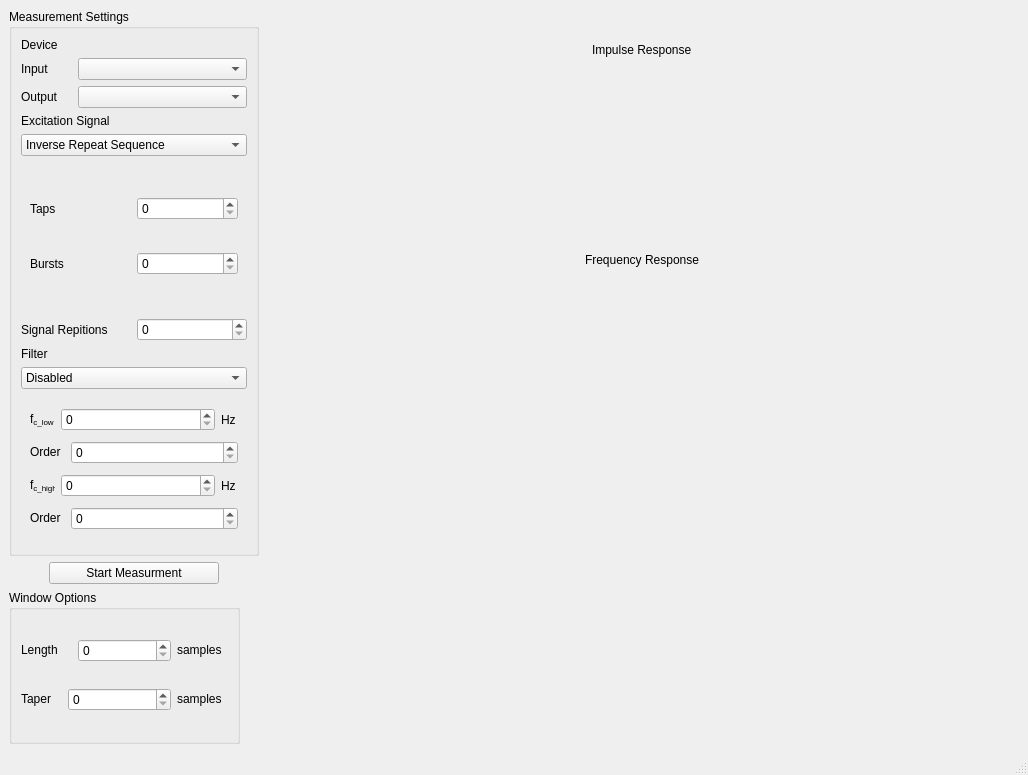
<?xml version="1.0" encoding="UTF-8"?>
<ui version="4.0">
 <class>FrequencyResponse</class>
 <widget class="QMainWindow" name="FrequencyResponse">
  <property name="geometry">
   <rect>
    <x>0</x>
    <y>0</y>
    <width>1028</width>
    <height>775</height>
   </rect>
  </property>
  <property name="minimumSize">
   <size>
    <width>1028</width>
    <height>775</height>
   </size>
  </property>
  <property name="maximumSize">
   <size>
    <width>1028</width>
    <height>775</height>
   </size>
  </property>
  <property name="windowTitle">
   <string>Frequency Response </string>
  </property>
  <widget class="QWidget" name="centralwidget">
   <layout class="QHBoxLayout" name="horizontalLayout_28">
    <item>
     <layout class="QVBoxLayout" name="verticalLayout_10">
      <item>
       <widget class="QGroupBox" name="groupBox">
        <property name="minimumSize">
         <size>
          <width>249</width>
          <height>547</height>
         </size>
        </property>
        <property name="maximumSize">
         <size>
          <width>250</width>
          <height>547</height>
         </size>
        </property>
        <property name="title">
         <string>Measurement Settings</string>
        </property>
        <layout class="QVBoxLayout" name="verticalLayout_8">
         <item>
          <widget class="QLabel" name="label_29">
           <property name="text">
            <string>Device</string>
           </property>
          </widget>
         </item>
         <item>
          <layout class="QHBoxLayout" name="horizontalLayout_26">
           <item>
            <widget class="QLabel" name="label_28">
             <property name="maximumSize">
              <size>
               <width>51</width>
               <height>16777215</height>
              </size>
             </property>
             <property name="text">
              <string>Input</string>
             </property>
            </widget>
           </item>
           <item>
            <widget class="QComboBox" name="inputDevices"/>
           </item>
          </layout>
         </item>
         <item>
          <layout class="QHBoxLayout" name="horizontalLayout_27">
           <item>
            <widget class="QLabel" name="label_30">
             <property name="maximumSize">
              <size>
               <width>51</width>
               <height>16</height>
              </size>
             </property>
             <property name="text">
              <string>Output</string>
             </property>
            </widget>
           </item>
           <item>
            <widget class="QComboBox" name="outputDevices"/>
           </item>
          </layout>
         </item>
         <item>
          <widget class="QLabel" name="label_3">
           <property name="text">
            <string>Excitation Signal</string>
           </property>
          </widget>
         </item>
         <item>
          <widget class="QComboBox" name="signalType">
           <item>
            <property name="text">
             <string>Inverse Repeat Sequence</string>
            </property>
           </item>
           <item>
            <property name="text">
             <string>Maximum Length Sequence</string>
            </property>
           </item>
           <item>
            <property name="text">
             <string>Swept Sine</string>
            </property>
           </item>
           <item>
            <property name="text">
             <string>Low Pass Swept Sine</string>
            </property>
           </item>
          </widget>
         </item>
         <item>
          <widget class="QStackedWidget" name="signalOptions">
           <property name="currentIndex">
            <number>0</number>
           </property>
           <widget class="QWidget" name="page">
            <layout class="QVBoxLayout" name="verticalLayout_4">
             <item>
              <layout class="QHBoxLayout" name="horizontalLayout_19">
               <item>
                <widget class="QLabel" name="label_4">
                 <property name="text">
                  <string>Taps</string>
                 </property>
                </widget>
               </item>
               <item>
                <widget class="QSpinBox" name="numTaps"/>
               </item>
              </layout>
             </item>
             <item>
              <layout class="QHBoxLayout" name="horizontalLayout_6">
               <item>
                <widget class="QLabel" name="label_23">
                 <property name="text">
                  <string>Bursts</string>
                 </property>
                </widget>
               </item>
               <item>
                <widget class="QSpinBox" name="numBursts"/>
               </item>
              </layout>
             </item>
            </layout>
           </widget>
           <widget class="QWidget" name="page_3">
            <layout class="QVBoxLayout" name="verticalLayout_3">
             <item>
              <layout class="QHBoxLayout" name="horizontalLayout_5">
               <item>
                <widget class="QLabel" name="label_5">
                 <property name="minimumSize">
                  <size>
                   <width>22</width>
                   <height>25</height>
                  </size>
                 </property>
                 <property name="maximumSize">
                  <size>
                   <width>22</width>
                   <height>25</height>
                  </size>
                 </property>
                 <property name="text">
                  <string>&lt;html&gt;&lt;head/&gt;&lt;body&gt;&lt;p&gt;f&lt;span style=&quot; vertical-align:sub;&quot;&gt;high&lt;/span&gt;&lt;/p&gt;&lt;/body&gt;&lt;/html&gt;</string>
                 </property>
                </widget>
               </item>
               <item>
                <widget class="QSpinBox" name="upperFreq">
                 <property name="maximum">
                  <number>20000</number>
                 </property>
                </widget>
               </item>
               <item>
                <widget class="QLabel" name="label_8">
                 <property name="minimumSize">
                  <size>
                   <width>17</width>
                   <height>25</height>
                  </size>
                 </property>
                 <property name="maximumSize">
                  <size>
                   <width>17</width>
                   <height>25</height>
                  </size>
                 </property>
                 <property name="text">
                  <string>Hz</string>
                 </property>
                </widget>
               </item>
              </layout>
             </item>
             <item>
              <layout class="QHBoxLayout" name="horizontalLayout_4">
               <item>
                <widget class="QLabel" name="label_6">
                 <property name="maximumSize">
                  <size>
                   <width>27</width>
                   <height>27</height>
                  </size>
                 </property>
                 <property name="text">
                  <string>&lt;html&gt;&lt;head/&gt;&lt;body&gt;&lt;p&gt;T&lt;span style=&quot; vertical-align:sub;&quot;&gt;span&lt;/span&gt;&lt;/p&gt;&lt;/body&gt;&lt;/html&gt;</string>
                 </property>
                </widget>
               </item>
               <item>
                <layout class="QHBoxLayout" name="horizontalLayout_3">
                 <item>
                  <widget class="QSpinBox" name="signalLength">
                   <property name="maximum">
                    <number>99999</number>
                   </property>
                  </widget>
                 </item>
                 <item>
                  <widget class="QLabel" name="label_7">
                   <property name="maximumSize">
                    <size>
                     <width>19</width>
                     <height>25</height>
                    </size>
                   </property>
                   <property name="text">
                    <string>ms</string>
                   </property>
                  </widget>
                 </item>
                </layout>
               </item>
              </layout>
             </item>
            </layout>
           </widget>
          </widget>
         </item>
         <item>
          <layout class="QHBoxLayout" name="horizontalLayout_20">
           <item>
            <widget class="QLabel" name="label_22">
             <property name="text">
              <string>Signal Repitions</string>
             </property>
            </widget>
           </item>
           <item>
            <widget class="QSpinBox" name="numRepititions"/>
           </item>
          </layout>
         </item>
         <item>
          <widget class="QLabel" name="label_9">
           <property name="text">
            <string>Filter</string>
           </property>
          </widget>
         </item>
         <item>
          <widget class="QComboBox" name="filterType">
           <item>
            <property name="text">
             <string>Disabled</string>
            </property>
           </item>
           <item>
            <property name="text">
             <string>Low Pass</string>
            </property>
           </item>
           <item>
            <property name="text">
             <string>High Pass</string>
            </property>
           </item>
           <item>
            <property name="text">
             <string>Band Pass</string>
            </property>
           </item>
          </widget>
         </item>
         <item>
          <widget class="QStackedWidget" name="filterOptions">
           <property name="currentIndex">
            <number>3</number>
           </property>
           <widget class="QWidget" name="page_2"/>
           <widget class="QWidget" name="page_4">
            <layout class="QVBoxLayout" name="verticalLayout_5">
             <item>
              <layout class="QHBoxLayout" name="horizontalLayout_7">
               <item>
                <widget class="QLabel" name="label_10">
                 <property name="minimumSize">
                  <size>
                   <width>25</width>
                   <height>25</height>
                  </size>
                 </property>
                 <property name="maximumSize">
                  <size>
                   <width>27</width>
                   <height>25</height>
                  </size>
                 </property>
                 <property name="text">
                  <string>&lt;html&gt;&lt;head/&gt;&lt;body&gt;&lt;p&gt;f&lt;span style=&quot; vertical-align:sub;&quot;&gt;c_LPF&lt;/span&gt;&lt;/p&gt;&lt;/body&gt;&lt;/html&gt;</string>
                 </property>
                </widget>
               </item>
               <item>
                <widget class="QSpinBox" name="freqLPF">
                 <property name="maximum">
                  <number>20000</number>
                 </property>
                </widget>
               </item>
               <item>
                <widget class="QLabel" name="label_11">
                 <property name="minimumSize">
                  <size>
                   <width>17</width>
                   <height>25</height>
                  </size>
                 </property>
                 <property name="maximumSize">
                  <size>
                   <width>17</width>
                   <height>25</height>
                  </size>
                 </property>
                 <property name="text">
                  <string>Hz</string>
                 </property>
                </widget>
               </item>
              </layout>
             </item>
             <item>
              <layout class="QHBoxLayout" name="horizontalLayout_8">
               <item>
                <widget class="QLabel" name="label_12">
                 <property name="maximumSize">
                  <size>
                   <width>35</width>
                   <height>25</height>
                  </size>
                 </property>
                 <property name="text">
                  <string>&lt;html&gt;&lt;head/&gt;&lt;body&gt;&lt;p&gt;Order&lt;/p&gt;&lt;/body&gt;&lt;/html&gt;</string>
                 </property>
                </widget>
               </item>
               <item>
                <layout class="QHBoxLayout" name="horizontalLayout_9">
                 <item>
                  <widget class="QSpinBox" name="orderLPF">
                   <property name="maximum">
                    <number>99999</number>
                   </property>
                  </widget>
                 </item>
                </layout>
               </item>
              </layout>
             </item>
            </layout>
           </widget>
           <widget class="QWidget" name="page_5">
            <layout class="QVBoxLayout" name="verticalLayout_6">
             <item>
              <layout class="QHBoxLayout" name="horizontalLayout_10">
               <item>
                <widget class="QLabel" name="label_13">
                 <property name="minimumSize">
                  <size>
                   <width>25</width>
                   <height>25</height>
                  </size>
                 </property>
                 <property name="maximumSize">
                  <size>
                   <width>27</width>
                   <height>25</height>
                  </size>
                 </property>
                 <property name="text">
                  <string>&lt;html&gt;&lt;head/&gt;&lt;body&gt;&lt;p&gt;f&lt;span style=&quot; vertical-align:sub;&quot;&gt;c_HPF&lt;/span&gt;&lt;/p&gt;&lt;/body&gt;&lt;/html&gt;</string>
                 </property>
                </widget>
               </item>
               <item>
                <widget class="QSpinBox" name="freqHPF">
                 <property name="maximum">
                  <number>20000</number>
                 </property>
                </widget>
               </item>
               <item>
                <widget class="QLabel" name="label_14">
                 <property name="minimumSize">
                  <size>
                   <width>17</width>
                   <height>25</height>
                  </size>
                 </property>
                 <property name="maximumSize">
                  <size>
                   <width>17</width>
                   <height>25</height>
                  </size>
                 </property>
                 <property name="text">
                  <string>Hz</string>
                 </property>
                </widget>
               </item>
              </layout>
             </item>
             <item>
              <layout class="QHBoxLayout" name="horizontalLayout_11">
               <item>
                <widget class="QLabel" name="label_15">
                 <property name="maximumSize">
                  <size>
                   <width>35</width>
                   <height>25</height>
                  </size>
                 </property>
                 <property name="text">
                  <string>&lt;html&gt;&lt;head/&gt;&lt;body&gt;&lt;p&gt;Order&lt;/p&gt;&lt;/body&gt;&lt;/html&gt;</string>
                 </property>
                </widget>
               </item>
               <item>
                <layout class="QHBoxLayout" name="horizontalLayout_12">
                 <item>
                  <widget class="QSpinBox" name="orderHPF">
                   <property name="maximum">
                    <number>99999</number>
                   </property>
                  </widget>
                 </item>
                </layout>
               </item>
              </layout>
             </item>
            </layout>
           </widget>
           <widget class="QWidget" name="page_6">
            <layout class="QVBoxLayout" name="verticalLayout_7">
             <item>
              <layout class="QHBoxLayout" name="horizontalLayout_13">
               <item>
                <widget class="QLabel" name="label_16">
                 <property name="minimumSize">
                  <size>
                   <width>25</width>
                   <height>25</height>
                  </size>
                 </property>
                 <property name="maximumSize">
                  <size>
                   <width>25</width>
                   <height>25</height>
                  </size>
                 </property>
                 <property name="text">
                  <string>&lt;html&gt;&lt;head/&gt;&lt;body&gt;&lt;p&gt;f&lt;span style=&quot; vertical-align:sub;&quot;&gt;c_low&lt;/span&gt;&lt;/p&gt;&lt;/body&gt;&lt;/html&gt;</string>
                 </property>
                </widget>
               </item>
               <item>
                <widget class="QSpinBox" name="freqLow">
                 <property name="maximum">
                  <number>20000</number>
                 </property>
                </widget>
               </item>
               <item>
                <widget class="QLabel" name="label_17">
                 <property name="minimumSize">
                  <size>
                   <width>17</width>
                   <height>25</height>
                  </size>
                 </property>
                 <property name="maximumSize">
                  <size>
                   <width>17</width>
                   <height>25</height>
                  </size>
                 </property>
                 <property name="text">
                  <string>Hz</string>
                 </property>
                </widget>
               </item>
              </layout>
             </item>
             <item>
              <layout class="QHBoxLayout" name="horizontalLayout_14">
               <item>
                <widget class="QLabel" name="label_18">
                 <property name="maximumSize">
                  <size>
                   <width>35</width>
                   <height>25</height>
                  </size>
                 </property>
                 <property name="text">
                  <string>&lt;html&gt;&lt;head/&gt;&lt;body&gt;&lt;p&gt;Order&lt;/p&gt;&lt;/body&gt;&lt;/html&gt;</string>
                 </property>
                </widget>
               </item>
               <item>
                <layout class="QHBoxLayout" name="horizontalLayout_15">
                 <item>
                  <widget class="QSpinBox" name="orderLow">
                   <property name="maximum">
                    <number>99999</number>
                   </property>
                  </widget>
                 </item>
                </layout>
               </item>
              </layout>
             </item>
             <item>
              <layout class="QHBoxLayout" name="horizontalLayout_16">
               <item>
                <widget class="QLabel" name="label_19">
                 <property name="minimumSize">
                  <size>
                   <width>25</width>
                   <height>25</height>
                  </size>
                 </property>
                 <property name="maximumSize">
                  <size>
                   <width>25</width>
                   <height>25</height>
                  </size>
                 </property>
                 <property name="text">
                  <string>&lt;html&gt;&lt;head/&gt;&lt;body&gt;&lt;p&gt;f&lt;span style=&quot; vertical-align:sub;&quot;&gt;c_high&lt;/span&gt;&lt;/p&gt;&lt;/body&gt;&lt;/html&gt;</string>
                 </property>
                </widget>
               </item>
               <item>
                <widget class="QSpinBox" name="freqHigh">
                 <property name="maximum">
                  <number>20000</number>
                 </property>
                </widget>
               </item>
               <item>
                <widget class="QLabel" name="label_20">
                 <property name="minimumSize">
                  <size>
                   <width>17</width>
                   <height>25</height>
                  </size>
                 </property>
                 <property name="maximumSize">
                  <size>
                   <width>17</width>
                   <height>25</height>
                  </size>
                 </property>
                 <property name="text">
                  <string>Hz</string>
                 </property>
                </widget>
               </item>
              </layout>
             </item>
             <item>
              <layout class="QHBoxLayout" name="horizontalLayout_17">
               <item>
                <widget class="QLabel" name="label_21">
                 <property name="maximumSize">
                  <size>
                   <width>35</width>
                   <height>25</height>
                  </size>
                 </property>
                 <property name="text">
                  <string>&lt;html&gt;&lt;head/&gt;&lt;body&gt;&lt;p&gt;Order&lt;/p&gt;&lt;/body&gt;&lt;/html&gt;</string>
                 </property>
                </widget>
               </item>
               <item>
                <layout class="QHBoxLayout" name="horizontalLayout_18">
                 <item>
                  <widget class="QSpinBox" name="orderHigh">
                   <property name="maximum">
                    <number>99999</number>
                   </property>
                  </widget>
                 </item>
                </layout>
               </item>
              </layout>
             </item>
            </layout>
           </widget>
          </widget>
         </item>
        </layout>
       </widget>
      </item>
      <item>
       <layout class="QHBoxLayout" name="horizontalLayout_21">
        <item>
         <spacer name="horizontalSpacer_5">
          <property name="orientation">
           <enum>Qt::Horizontal</enum>
          </property>
          <property name="sizeType">
           <enum>QSizePolicy::Maximum</enum>
          </property>
          <property name="sizeHint" stdset="0">
           <size>
            <width>40</width>
            <height>20</height>
           </size>
          </property>
         </spacer>
        </item>
        <item>
         <widget class="QPushButton" name="startButton">
          <property name="text">
           <string>Start Measurment</string>
          </property>
         </widget>
        </item>
        <item>
         <spacer name="horizontalSpacer_6">
          <property name="orientation">
           <enum>Qt::Horizontal</enum>
          </property>
          <property name="sizeType">
           <enum>QSizePolicy::Maximum</enum>
          </property>
          <property name="sizeHint" stdset="0">
           <size>
            <width>40</width>
            <height>20</height>
           </size>
          </property>
         </spacer>
        </item>
       </layout>
      </item>
      <item>
       <widget class="QGroupBox" name="groupBox_2">
        <property name="minimumSize">
         <size>
          <width>231</width>
          <height>0</height>
         </size>
        </property>
        <property name="maximumSize">
         <size>
          <width>231</width>
          <height>16777215</height>
         </size>
        </property>
        <property name="title">
         <string>Window Options</string>
        </property>
        <layout class="QVBoxLayout" name="verticalLayout_9">
         <item>
          <layout class="QHBoxLayout" name="horizontalLayout_22">
           <item>
            <widget class="QLabel" name="label_24">
             <property name="minimumSize">
              <size>
               <width>51</width>
               <height>16</height>
              </size>
             </property>
             <property name="maximumSize">
              <size>
               <width>51</width>
               <height>16</height>
              </size>
             </property>
             <property name="text">
              <string>Length</string>
             </property>
            </widget>
           </item>
           <item>
            <widget class="QSpinBox" name="winLength">
             <property name="maximum">
              <number>99999</number>
             </property>
            </widget>
           </item>
           <item>
            <widget class="QLabel" name="label_25">
             <property name="minimumSize">
              <size>
               <width>51</width>
               <height>16</height>
              </size>
             </property>
             <property name="maximumSize">
              <size>
               <width>51</width>
               <height>16</height>
              </size>
             </property>
             <property name="text">
              <string>samples</string>
             </property>
            </widget>
           </item>
          </layout>
         </item>
         <item>
          <layout class="QHBoxLayout" name="horizontalLayout_23">
           <item>
            <widget class="QLabel" name="label_26">
             <property name="minimumSize">
              <size>
               <width>41</width>
               <height>16</height>
              </size>
             </property>
             <property name="maximumSize">
              <size>
               <width>41</width>
               <height>16</height>
              </size>
             </property>
             <property name="text">
              <string>Taper</string>
             </property>
            </widget>
           </item>
           <item>
            <widget class="QSpinBox" name="taperLength">
             <property name="maximum">
              <number>99999</number>
             </property>
            </widget>
           </item>
           <item>
            <widget class="QLabel" name="label_27">
             <property name="minimumSize">
              <size>
               <width>51</width>
               <height>16</height>
              </size>
             </property>
             <property name="maximumSize">
              <size>
               <width>51</width>
               <height>16</height>
              </size>
             </property>
             <property name="text">
              <string>samples</string>
             </property>
            </widget>
           </item>
          </layout>
         </item>
        </layout>
       </widget>
      </item>
     </layout>
    </item>
    <item>
     <layout class="QVBoxLayout" name="verticalLayout_11">
      <item>
       <layout class="QVBoxLayout" name="verticalLayout">
        <property name="sizeConstraint">
         <enum>QLayout::SetFixedSize</enum>
        </property>
        <item>
         <layout class="QHBoxLayout" name="horizontalLayout">
          <item>
           <spacer name="horizontalSpacer">
            <property name="orientation">
             <enum>Qt::Horizontal</enum>
            </property>
            <property name="sizeHint" stdset="0">
             <size>
              <width>40</width>
              <height>20</height>
             </size>
            </property>
           </spacer>
          </item>
          <item>
           <widget class="QLabel" name="label">
            <property name="text">
             <string>Impulse Response</string>
            </property>
           </widget>
          </item>
          <item>
           <spacer name="horizontalSpacer_2">
            <property name="orientation">
             <enum>Qt::Horizontal</enum>
            </property>
            <property name="sizeHint" stdset="0">
             <size>
              <width>40</width>
              <height>20</height>
             </size>
            </property>
           </spacer>
          </item>
         </layout>
        </item>
        <item>
         <layout class="QHBoxLayout" name="horizontalLayout_24">
          <item>
           <widget class="MatplotlibWidget" name="impulsePlot">
            <property name="minimumSize">
             <size>
              <width>0</width>
              <height>148</height>
             </size>
            </property>
            <property name="maximumSize">
             <size>
              <width>16777215</width>
              <height>148</height>
             </size>
            </property>
           </widget>
          </item>
          <item>
           <spacer name="verticalSpacer_2">
            <property name="orientation">
             <enum>Qt::Vertical</enum>
            </property>
            <property name="sizeType">
             <enum>QSizePolicy::Fixed</enum>
            </property>
            <property name="sizeHint" stdset="0">
             <size>
              <width>20</width>
              <height>148</height>
             </size>
            </property>
           </spacer>
          </item>
         </layout>
        </item>
       </layout>
      </item>
      <item>
       <layout class="QVBoxLayout" name="verticalLayout_2">
        <item>
         <layout class="QHBoxLayout" name="horizontalLayout_2">
          <item>
           <spacer name="horizontalSpacer_3">
            <property name="orientation">
             <enum>Qt::Horizontal</enum>
            </property>
            <property name="sizeHint" stdset="0">
             <size>
              <width>40</width>
              <height>20</height>
             </size>
            </property>
           </spacer>
          </item>
          <item>
           <widget class="QLabel" name="label_2">
            <property name="text">
             <string>Frequency Response</string>
            </property>
           </widget>
          </item>
          <item>
           <spacer name="horizontalSpacer_4">
            <property name="orientation">
             <enum>Qt::Horizontal</enum>
            </property>
            <property name="sizeHint" stdset="0">
             <size>
              <width>40</width>
              <height>20</height>
             </size>
            </property>
           </spacer>
          </item>
         </layout>
        </item>
        <item>
         <layout class="QHBoxLayout" name="horizontalLayout_25">
          <item>
           <widget class="MatplotlibWidget" name="frequencyPlot"/>
          </item>
          <item>
           <spacer name="verticalSpacer">
            <property name="orientation">
             <enum>Qt::Vertical</enum>
            </property>
            <property name="sizeType">
             <enum>QSizePolicy::Preferred</enum>
            </property>
            <property name="sizeHint" stdset="0">
             <size>
              <width>17</width>
              <height>468</height>
             </size>
            </property>
           </spacer>
          </item>
         </layout>
        </item>
       </layout>
      </item>
     </layout>
    </item>
   </layout>
  </widget>
  <widget class="QMenuBar" name="menubar">
   <property name="geometry">
    <rect>
     <x>0</x>
     <y>0</y>
     <width>1028</width>
     <height>22</height>
    </rect>
   </property>
  </widget>
  <widget class="QStatusBar" name="statusbar"/>
 </widget>
 <customwidgets>
  <customwidget>
   <class>MatplotlibWidget</class>
   <extends>QWidget</extends>
   <header>matplotlibwidget</header>
  </customwidget>
 </customwidgets>
 <resources/>
 <connections/>
</ui>
